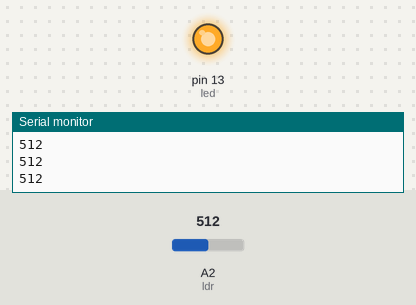
The sketch below on a simulated Arduino Uno, built with avr-gcc and run on an emulated ATmega328P. On the bench: output pins drawn as LEDs (lit = HIGH), the last lines printed to the serial monitor. The inputs (shaded band) are chosen by the test bench; at power-on: A2 (ldr) = 512.

Above: at 1.2 s.
1.3 s: A2 (ldr) set to 492
At 1.9 s:
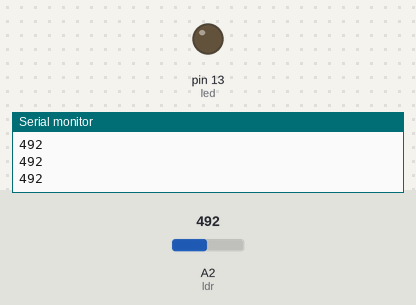
2.8 s: A2 (ldr) set to 511
At 3.1 s:
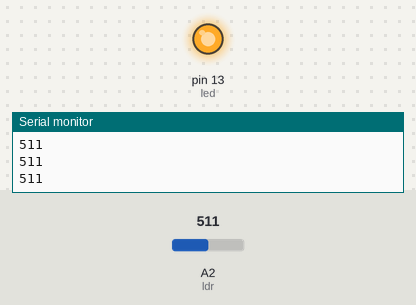
4.3 s: A2 (ldr) set to 306
At 5.4 s:
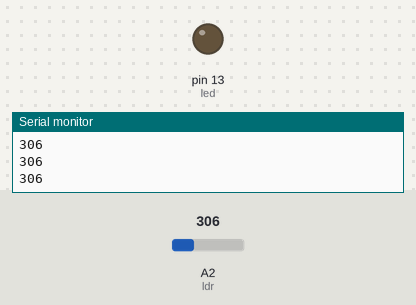
Timing chart, 0 to 7.3 s (numbered marks = the images above; inputs shaded):
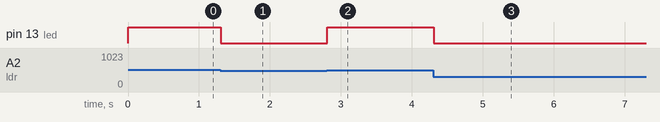

Measured:
- the behaviour switches between 500 and 499 on A2 (ldr) (found by bisection; images 0 and 1)
- after the input at 1.3 s, pin 13 (led): HIGH → LOW at once
- after the input at 2.8 s, pin 13 (led): LOW → HIGH at once
- after the input at 4.3 s, pin 13 (led): HIGH → LOW at once

The sketch:

L_2.4.ino
```cpp
// PROGRAMA: CONTROL CON SENSOR DE LUZ, ON/OFF LED
// TIMIBOT

const int led = 13;
const int ldr = A2;
const int lim = 500;
int valor_ldr = 0;

void setup() {

  Serial.begin(9600);
  pinMode(led,OUTPUT);
}

void loop() {

  valor_ldr = analogRead(ldr);  // lee el valor analogico de la fotorresistencia
  Serial.println(valor_ldr);

  if(valor_ldr >= lim) {
    digitalWrite(led,HIGH); // enciende led
  }
  else {
    digitalWrite(led,LOW);  // apaga led
  }
}
```
